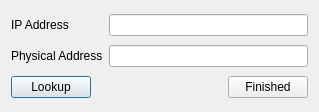
<?xml version="1.0" encoding="UTF-8"?>
<ui version="4.0">
 <class>IPLookupDialog</class>
 <widget class="QDialog" name="IPLookupDialog">
  <property name="geometry">
   <rect>
    <x>0</x>
    <y>0</y>
    <width>319</width>
    <height>112</height>
   </rect>
  </property>
  <property name="windowTitle">
   <string>IP Lookup</string>
  </property>
  <layout class="QGridLayout" name="gridLayout">
   <item row="0" column="0">
    <widget class="QLabel" name="label_2">
     <property name="text">
      <string>IP Address</string>
     </property>
    </widget>
   </item>
   <item row="0" column="1">
    <widget class="QLineEdit" name="ipLineEdit"/>
   </item>
   <item row="1" column="0">
    <widget class="QLabel" name="label">
     <property name="text">
      <string>Physical Address</string>
     </property>
    </widget>
   </item>
   <item row="1" column="1">
    <widget class="QLineEdit" name="addressLineEdit">
     <property name="readOnly">
      <bool>true</bool>
     </property>
    </widget>
   </item>
   <item row="2" column="0" colspan="2">
    <layout class="QHBoxLayout" name="horizontalLayout">
     <item>
      <widget class="QPushButton" name="lookupPushButton">
       <property name="text">
        <string>Lookup</string>
       </property>
      </widget>
     </item>
     <item>
      <spacer name="horizontalSpacer">
       <property name="orientation">
        <enum>Qt::Horizontal</enum>
       </property>
       <property name="sizeHint" stdset="0">
        <size>
         <width>40</width>
         <height>20</height>
        </size>
       </property>
      </spacer>
     </item>
     <item>
      <widget class="QPushButton" name="finishedPushButton">
       <property name="text">
        <string>Finished</string>
       </property>
      </widget>
     </item>
    </layout>
   </item>
  </layout>
 </widget>
 <resources/>
 <connections/>
</ui>
